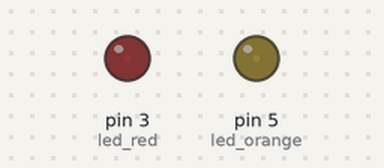
This sketch was run on a simulated Arduino Uno, built with avr-gcc and run on an emulated ATmega328P. Parts: output pins drawn as LEDs (lit = HIGH). What the sketch prints to the serial monitor is not drawn.

Above: at 2.05 s.
At 3.2 s:
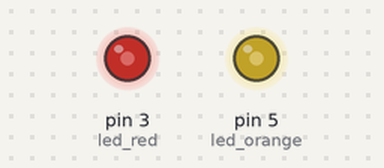
At 4.35 s:
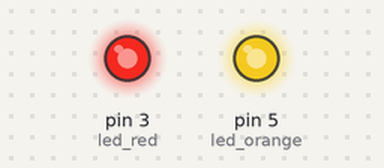
At 6.65 s:
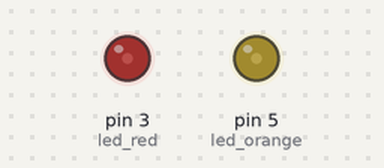
Timing chart, 0 to 8.8 s (numbered marks = the images above):
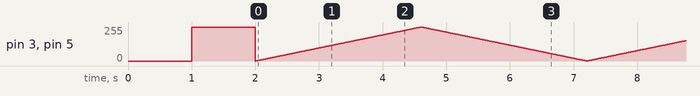

The sketch:

mesure_avec_oscilloscope.ino
```cpp
const int led_red = 3;
const int led_orange = 5;

void setup() {
  // put your setup code here, to run once:
  Serial.begin(9600);
  Serial.println("--- Début du programme ---");

  pinMode(3, OUTPUT);
  pinMode(5, OUTPUT);

  digitalWrite(led_red, LOW);
  digitalWrite(led_orange, LOW);
  delay(1000);
  digitalWrite(led_red, HIGH);
  digitalWrite(led_orange, HIGH);
  delay(1000);
  digitalWrite(led_red, LOW);
  digitalWrite(led_orange, LOW);

}

void loop() {
  // put your main code here, to run repeatedly:

  for (int i=0; i < 255; i++) {
    Serial.print("i : ");
    Serial.println(i);
    analogWrite(led_red, i);
    analogWrite(led_orange, i);
    delay(10);
    }

  for (int i=255; i > 0; i--) {
    Serial.print("i : ");
    Serial.println(i);
    analogWrite(led_red, i);
    analogWrite(led_orange, i);
    delay(10);
    }

}
```
